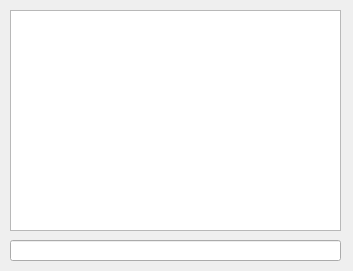
<?xml version="1.0" encoding="UTF-8"?>
<ui version="4.0">
 <class>Form</class>
 <widget class="QWidget" name="Form">
  <property name="geometry">
   <rect>
    <x>0</x>
    <y>0</y>
    <width>353</width>
    <height>271</height>
   </rect>
  </property>
  <property name="windowTitle">
   <string>Form</string>
  </property>
  <widget class="QTextBrowser" name="match_info">
   <property name="geometry">
    <rect>
     <x>10</x>
     <y>10</y>
     <width>331</width>
     <height>221</height>
    </rect>
   </property>
  </widget>
  <widget class="QLineEdit" name="match_input">
   <property name="geometry">
    <rect>
     <x>10</x>
     <y>240</y>
     <width>331</width>
     <height>21</height>
    </rect>
   </property>
  </widget>
 </widget>
 <resources/>
 <connections/>
</ui>
